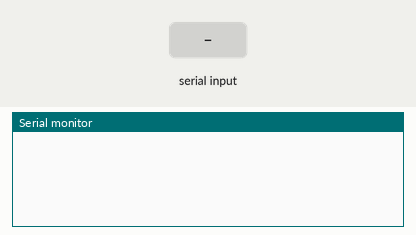
Simulated run of this sketch. Board: Arduino Uno, built with avr-gcc and run on an emulated ATmega328P. Parts: the last lines printed to the serial monitor. The test bench sets the inputs (shaded band).

Above: at 1.2 s.
1.3 s: "90,45\n" received over Serial
At 2.5 s:
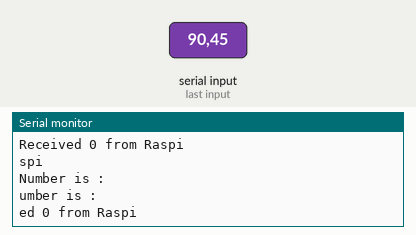
2.8 s: "30,150\n" received over Serial
At 4.0 s:
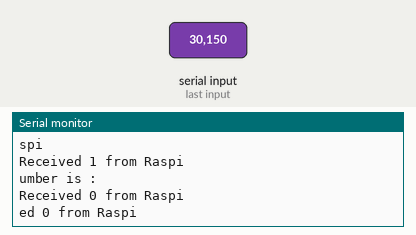
4.3 s: "200\n" received over Serial
At 4.8 s:
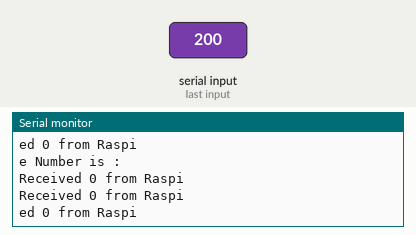

Measured:
- after the input at 1.3 s, the serial monitor: prints a new line at once (image 1)
- after the input at 2.8 s, the serial monitor: prints a new line at once (image 2)
- after the input at 4.3 s, the serial monitor: prints a new line at once (image 3)

The sketch:

CommunicationSerialRecv.ino
```cpp
const int ledPin = 13; // led 핀 설정

void setup() {
   Serial.begin(9600); // 시리얼 통신 시작
}

void loop() {
  if (Serial.available()) { // 시리얼 통신 값 보냄
    r_funclist(Serial.read() - '0'); // int 형으로 받을 수 있게 - '0' 추가
  }
}

void r_funclist(int number) { // 시리얼 값으로 부터 받아서 switch 로 데이터 처리
   switch (number) {
      case 0:
        Serial.println("Received 0 from Raspi");
        break;
      case 1:

        Serial.println("Received 1 from Raspi");
        break;
      default:
        Serial.println("The Number is : " + number);
        break;
   }
}
```
